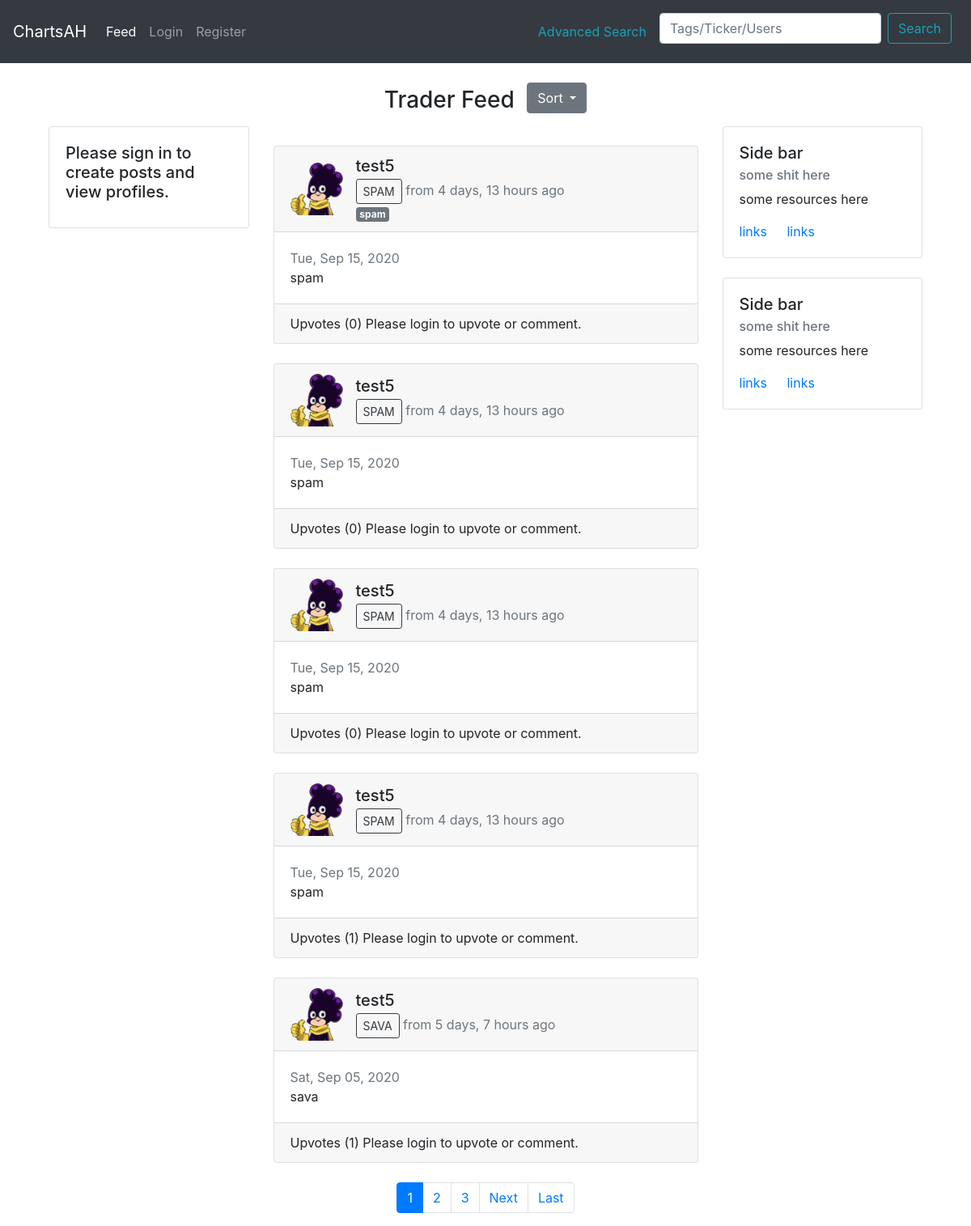
The app's page /, older data.
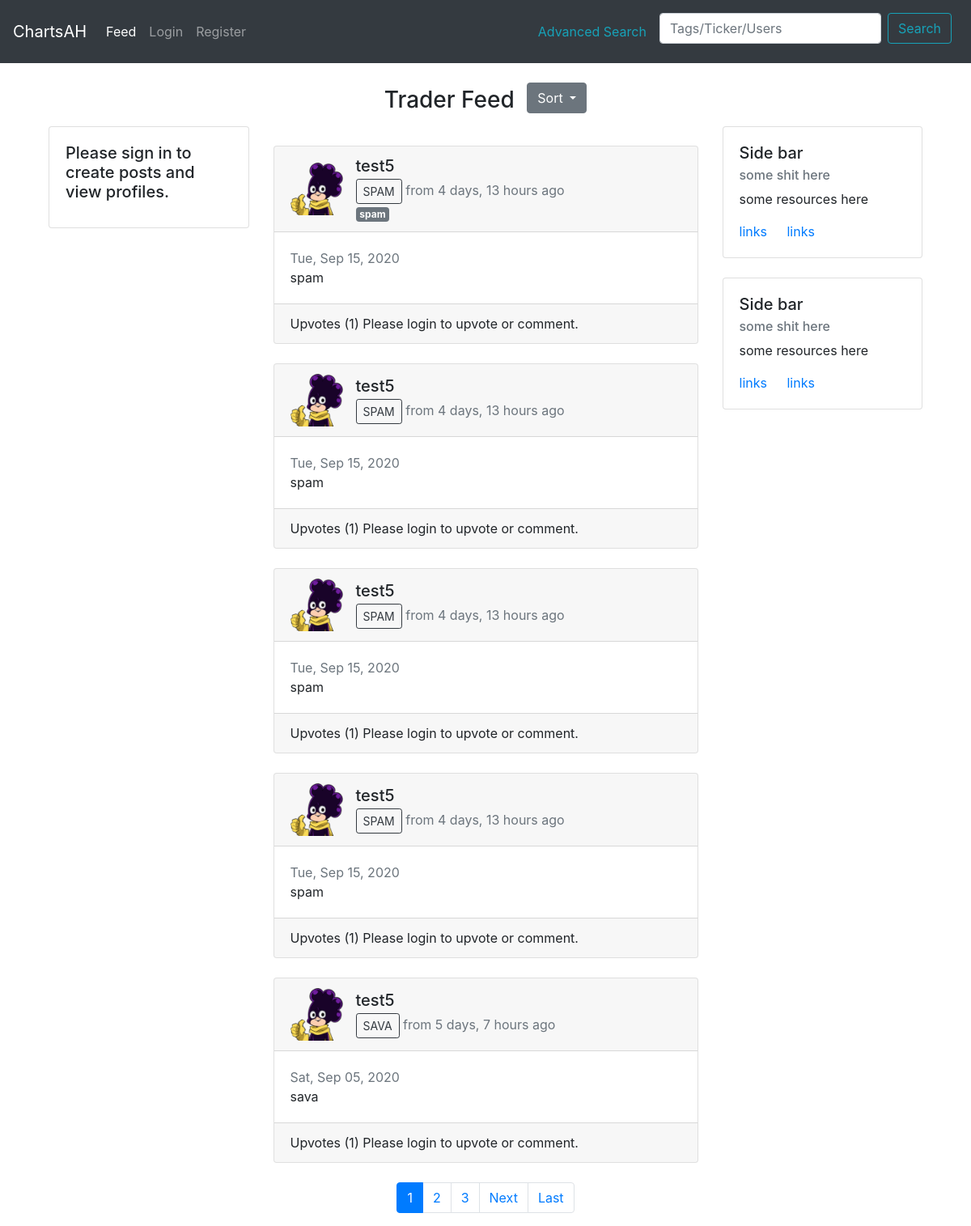
The same page, newer data.
### main/models.py (models this page shows, shortened)
class Post(models.Model):
    user = models.ForeignKey(User, on_delete=models.CASCADE) #many to one relationship where many posts can be tied to one user
    content = models.TextField(blank=True, null=True)
    date_traded = models.DateTimeField(verbose_name= ('Date Traded'))
    image = models.ImageField(upload_to='trade_images', blank=True, null=True) #change blank = false later
    upvotes = models.ManyToManyField(User, blank=True, related_name='upvotes')
    total_upvotes = models.IntegerField(default='0')
    ticker = models.CharField(blank=False, null=True, max_length=5)
    tags = TaggableManager(blank=True, help_text=('Press Enter or comma to seperate tags.')) #erased help text
    date_posted = models.DateTimeField(default=timezone.now)

class Profile(models.Model):
    user = models.OneToOneField(User, on_delete=models.CASCADE)
    image = models.ImageField(default='default.jpg', upload_to='profile_pics')
    bio = models.TextField(max_length=1000, blank=True)

### main/views.py (the view)
# urls.py: path("", post_list_view.as_view(), name="home"),
class post_list_view(ListView):
     model = Post
     template_name = 'main/home.html'
     paginate_by = 5
     context_object_name = 'posts' # used for object name to be looped through
     ordering = ['-date_posted']
     def get_queryset(self, *args, **kwargs):
          return super().get_queryset(*args, **kwargs).annotate(
               upvoted=Exists(Post.upvotes.through.objects.filter( #upvoted is called in the template using if statement
                    user_id=self.request.user.id,
                    post_id=OuterRef('pk')
            )))

### main/templates/main/home.html (shortened to what this page needs)
{% extends 'main/header.html' %}
{% block content %}
<div class='row text-center'>
  <div class='col'>
    <div>
        <span class="h3">
      Trader Feed
        </span>
        <a class="btn btn-secondary dropdown-toggle mb-3 ml-2" href="#" role="button" id="dropdownMenuLink" data-toggle="dropdown" aria-haspopup="true" aria-expanded="false">
          Sort
        </a>
    </div>
  </div>
</div>
    {% if user.is_authenticated %}
    <div class="container gedf-wrapper">
  <div class="row">
      <div class="col-md-3">
          <div class="card">
              <div class="card-body">
                  <div class="h5"><img class="thumbnail" width="90" height="90" src="{{ user.profile.image.url  }}" alt=""></div>
                  <div class="h7"><strong>{{ user.username }}</strong></div>
                  <div class="h7">{{ user.profile.bio }}</div>
              </div>
              <ul class="list-group list-group-flush">
                  <li class="list-group-item">
                      <div class="h6 text-muted">Followers</div>
                      <a class="h5" href="{% url 'main:followers' user.username %}">{{ user.profile.followers }}</a>
                  </li>
                  <li class="list-group-item">
                      <div class="h6 text-muted">Following</div>
                      <a class="h5" href="{% url 'main:following' user.username %}">{{ user.profile.following }}</a>
                  </li>
                  <li class="list-group-item">Smallcaps</li>
              </ul>
          </div>
      </div>
      <div class="col-md-6 gedf-main" >
          <div class="card gedf-card navbar navbar-expand-lg navbar-dark bg-dark" >
              <div class="card-header">
                          <a  href="post/create/" style= "color:white ">Share a Trade</a>
              </div>
          </div>
          {% else %}
          <div class="container gedf-wrapper">
          <div class="row">
            <div class="col-md-3">
                <div class="card">
                    <div class="card-body">
                        <h5 class="card-title">Please sign in to create posts and view profiles.</h5>
                    </div>
                </div>
            </div>
            <div class="col-md-6 gedf-main" >
          {% endif %}
          <br>
          {% for post in posts %}
          {% include "main/includes/post.html" %}
          {% endfor %}
          {% include "main/includes/pagination.html"%}
      </div>
      <div class="col-md-3">
          <div class="card gedf-card">
              <div class="card-body">
                  <h5 class="card-title">Side bar</h5>
                  <h6 class="card-subtitle mb-2 text-muted">some shit here</h6>
                  <p class="card-text">some resources here</p>
                  <a href="#" class="card-link">links</a>
                  <a href="#" class="card-link">links</a>
              </div>
          </div>
          <br>
          <div class="card gedf-card">
                  <div class="card-body">
                      <h5 class="card-title">Side bar</h5>
                      <h6 class="card-subtitle mb-2 text-muted">some shit here</h6>
                      <p class="card-text">some resources here</p>
                      <a href="#" class="card-link">links</a>
                      <a href="#" class="card-link">links</a>
                  </div>
              </div>
      </div>
  </div>
</div>
{% endblock %}

### main/templates/main/includes/post.html (shortened to what this page needs)
{% load humanize %}
          <div class="card gedf-card">
              <div class="card-header">
                  <div class="d-flex justify-content-between align-items-center">
                      <div class="d-flex justify-content-between align-items-center">
                          <div class="mr-2">
                              <img class="thumbnail" width="65" height="65" src="{{ post.user.profile.image.url }}" alt="">
                          </div>
                          <div class="ml-2">
                              <div class="h5 mb-1">
                                <a class="mr-2" style="color:inherit" href="{% url 'main:user-posts' post.user %}">{{ post.user }}</a>
                              </div>
                              <div class="h7">
                                <a href="{% url 'main:search' %}?q={{post.ticker}}" class="btn btn-outline-dark btn-sm" >{{ post.ticker | upper }}</a>
                                <span class="text-muted">
                                from {{ post.date_posted| naturaltime }}
                                </span>
                                <br>
                                {% for tag in post.tags.all %}
                                 <a href="{% url 'main:search' %}?q={{tag.name}}" class="badge badge-secondary mt-1" > {{ tag.name }} </a>
                                {% endfor %}
                              </div>
                          </div>
                      </div>
                  </div>
              </div>
              <div class="card-body">
                  <p class="card-text">
                      <span class="text-muted">{{ post.date_traded | date:"D, M d, Y"}}</span>
                      <br>
                    {{ post.content }}
                  </p>
              </div>
              {% include "main/includes/post_footer.html" %}
          </div>
          <br>

### main/templates/main/includes/post_footer.html
<div id="upvote-section" class="card-footer">
    {% if user.is_authenticated %}
        <form action="{% url 'main:upvote-post' %}" method=POST>
            {% csrf_token %}
        <span>
        {% if post.upvoted %}
        <button type="submit" class="btn btn-success btn-sm upvote-btn card-link" id={{post.id}} name="post_id" value={{post.id}}>
            <svg width="1.5em" height="1.5em" viewBox="0 0 16 16" class="bi bi-shift" fill="currentColor" xmlns="http://www.w3.org/2000/svg">
                <path fill-rule="evenodd" d="M7.27 2.047a1 1 0 0 1 1.46 0l6.345 6.77c.6.638.146 1.683-.73 1.683H11.5v3a1 1 0 0 1-1 1h-5a1 1 0 0 1-1-1v-3H1.654C.78 10.5.326 9.455.924 8.816L7.27 2.047zM14.346 9.5L8 2.731 1.654 9.5H4.5a1 1 0 0 1 1 1v3h5v-3a1 1 0 0 1 1-1h2.846z"/>
            </svg>
            <span id="total_upvotes_for_{{post.id}}">
                {{ post.total_upvotes}}
            </span>
              Upvotes
        </button>
        {% else %}
        <button type="submit" class="btn btn-outline-success btn-sm upvote-btn card-link" id={{post.id}} name="post_id" value={{post.id}}>
            <svg width="1.5em" height="1.5em" viewBox="0 0 16 16" class="bi bi-shift" fill="currentColor" xmlns="http://www.w3.org/2000/svg">
                <path fill-rule="evenodd" d="M7.27 2.047a1 1 0 0 1 1.46 0l6.345 6.77c.6.638.146 1.683-.73 1.683H11.5v3a1 1 0 0 1-1 1h-5a1 1 0 0 1-1-1v-3H1.654C.78 10.5.326 9.455.924 8.816L7.27 2.047zM14.346 9.5L8 2.731 1.654 9.5H4.5a1 1 0 0 1 1 1v3h5v-3a1 1 0 0 1 1-1h2.846z"/>
            </svg>
            <span id="total_upvotes_for_{{post.id}}">
                {{ post.total_upvotes}}
            </span>
              Upvotes
        </button>
        {% endif %}
        <a href="{% url 'main:post-detail' post.id %}" class="card-link" style="color:inherit">
            <svg width="1.5em" height="1.5em" viewBox="0 0 16 16" class="bi bi-chat-dots" fill="currentColor" xmlns="http://www.w3.org/2000/svg">
            <path fill-rule="evenodd" d="M2.678 11.894a1 1 0 0 1 .287.801 10.97 10.97 0 0 1-.398 2c1.395-.323 2.247-.697 2.634-.893a1 1 0 0 1 .71-.074A8.06 8.06 0 0 0 8 14c3.996 0 7-2.807 7-6 0-3.192-3.004-6-7-6S1 4.808 1 8c0 1.468.617 2.83 1.678 3.894zm-.493 3.905a21.682 21.682 0 0 1-.713.129c-.2.032-.352-.176-.273-.362a9.68 9.68 0 0 0 .244-.637l.003-.01c.248-.72.45-1.548.524-2.319C.743 11.37 0 9.76 0 8c0-3.866 3.582-7 8-7s8 3.134 8 7-3.582 7-8 7a9.06 9.06 0 0 1-2.347-.306c-.52.263-1.639.742-3.468 1.105z"/>
            <path d="M5 8a1 1 0 1 1-2 0 1 1 0 0 1 2 0zm4 0a1 1 0 1 1-2 0 1 1 0 0 1 2 0zm4 0a1 1 0 1 1-2 0 1 1 0 0 1 2 0z"/>
          </svg>
          {{ post.comments.count }} Comments
        </a>
        {% if post.user == user %}
        <a href="{% url 'main:post-update' post.id %}" class="card-link">Edit</a>
        <a href="{% url 'main:post-delete' post.id %}" class="card-link" style="color:red">Delete</a>
        {% endif %}
        </form>
    {% else %}
    Upvotes ({{ post.total_upvotes }}) Please login to upvote or comment.
    {%  endif %}
    </div>

Row changes from the older to the newer data that the page shows:
changed Post (number 1 of 5 on the later page): total_upvotes "0" → "1"
changed Post (number 2 of 5 on the later page): total_upvotes "0" → "1"
changed Post (number 3 of 5 on the later page): total_upvotes "0" → "1"
